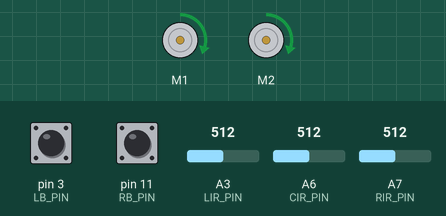
A sketch run on a simulated Arduino Nano, built with avr-gcc and run on an emulated ATmega328P. Parts: 2 × DC motor (green arrow = forward, orange = backward, longer = faster). Inputs (shaded band) come from the test bench; at power-on: pin 3 (LB_PIN) HIGH, pin 11 (RB_PIN) HIGH, A3 (LIR_PIN) = 512, A7 (RIR_PIN) = 512, A6 (CIR_PIN) = 512.

Above: at 1.2 s.
1.3 s: pin 3 (LB_PIN) pulled LOW for 0.15 s
At 3.3 s:
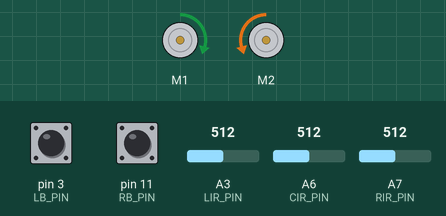
4.4 s: pin 11 (RB_PIN) pulled LOW for 3.2 s
At 7.0 s:
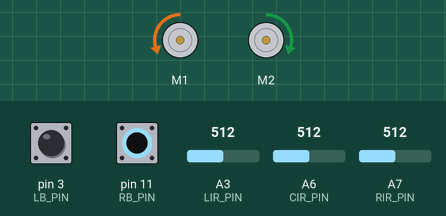
10.6 s: A3 (LIR_PIN) set to 983
12.1 s: A3 (LIR_PIN) set to 1013
At 12.6 s:
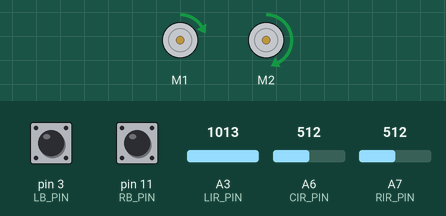
13.6 s: A3 (LIR_PIN) set to 900
At 14.8 s:
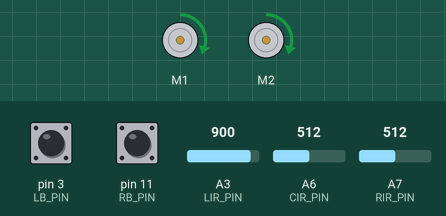
15.1 s: A7 (RIR_PIN) set to 994
16.6 s: A7 (RIR_PIN) set to 1015
At 17.1 s:
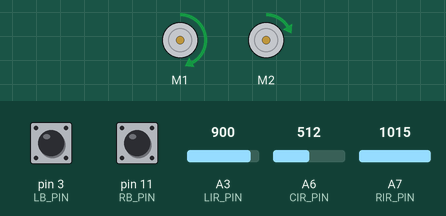
Timing chart, 0 to 19.1 s (numbered marks = the images above; inputs shaded):
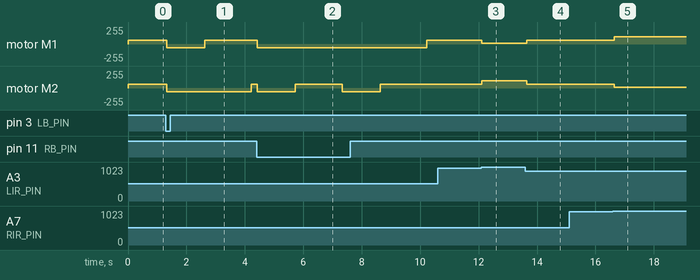

Measured:
- the behaviour switches between 1000 and 1001 on A3 (LIR_PIN) (found by bisection; images 2 and 3)
- the behaviour switches between 1000 and 1001 on A7 (RIR_PIN) (found by bisection; images 4 and 5)
- after the input at 1.3 s, motor M1: forward 59/255 → backward 59/255 at once, → forward 59/255 1.3 s later; motor M2: forward 59/255 → backward 59/255 at once, → forward 59/255 2.9 s later
- after the input at 4.4 s, motor M1: forward 59/255 → backward 59/255 at once, → forward 59/255 5.8 s later; motor M2: alternates forward 59/255 for 1.6 s and backward 59/255 for 1.3 s, starting at once
- after the input at 10.6 s, every drawn part: stays the same
- after the input at 12.1 s, motor M1: forward 59/255 → forward 9/255 at once; motor M2: forward 59/255 → forward 109/255 at once
- after the input at 13.6 s, motor M1: forward 9/255 → forward 59/255 at once; motor M2: forward 109/255 → forward 59/255 at once
- after the input at 15.1 s, every drawn part: stays the same
- after the input at 16.6 s, motor M1: forward 59/255 → forward 109/255 at once; motor M2: forward 59/255 → forward 9/255 at once

The sketch:

Redbot_code.ino
```cpp
#include <RedBot.h>

#define LIR_PIN A3
#define CIR_PIN A6
#define RIR_PIN A7

#define LB_PIN 3
#define RB_PIN 11

int bSpeed = 60;
int tadj = 50;
int Lthrs = 1000;

RedBotMotors motors;
RedBotSensor LIR(LIR_PIN);
RedBotSensor CIR(CIR_PIN);
RedBotSensor RIR(RIR_PIN);
RedBotBumper LB(LB_PIN);
RedBotBumper RB(RB_PIN);

void setup() {
  Serial.begin(9600);
}

void loop() {
  int LIRValue = LIR.read();
  int CIRValue = CIR.read();
  int RIRValue = RIR.read();

  if (LB.read() == LOW) {
    moveForward(-bSpeed, -bSpeed);
    delay(1300);
    stopMotor();
    turnRight();
    delay(1600);
    stopMotor();
    return;
  }

  if (RB.read() == LOW) {
    moveForward(-bSpeed, -bSpeed);
    delay(1300);
    stopMotor();
    turnLeft();
    delay(1600);
    stopMotor();
    return;
  }

  if (CIRValue > Lthrs) {
    moveForward(bSpeed, bSpeed);
  } else if (LIRValue > Lthrs) {
    moveForward(bSpeed - tadj, bSpeed + tadj);
  } else if (RIRValue > Lthrs) {
    moveForward(bSpeed + tadj, bSpeed - tadj);
  } else {
    moveForward(bSpeed, bSpeed);
  }

  delay(50);
}

void moveForward(int leftSpeed, int rightSpeed) {
  motors.leftDrive(leftSpeed);
  motors.rightDrive(rightSpeed);
}

void turnLeft() {
  motors.leftDrive(-bSpeed);
  motors.rightDrive(bSpeed);
}

void turnRight() {
  motors.leftDrive(bSpeed);
  motors.rightDrive(-bSpeed);
}

void stopMotor() {
  motors.leftDrive(0);
  motors.rightDrive(0);
}
```
